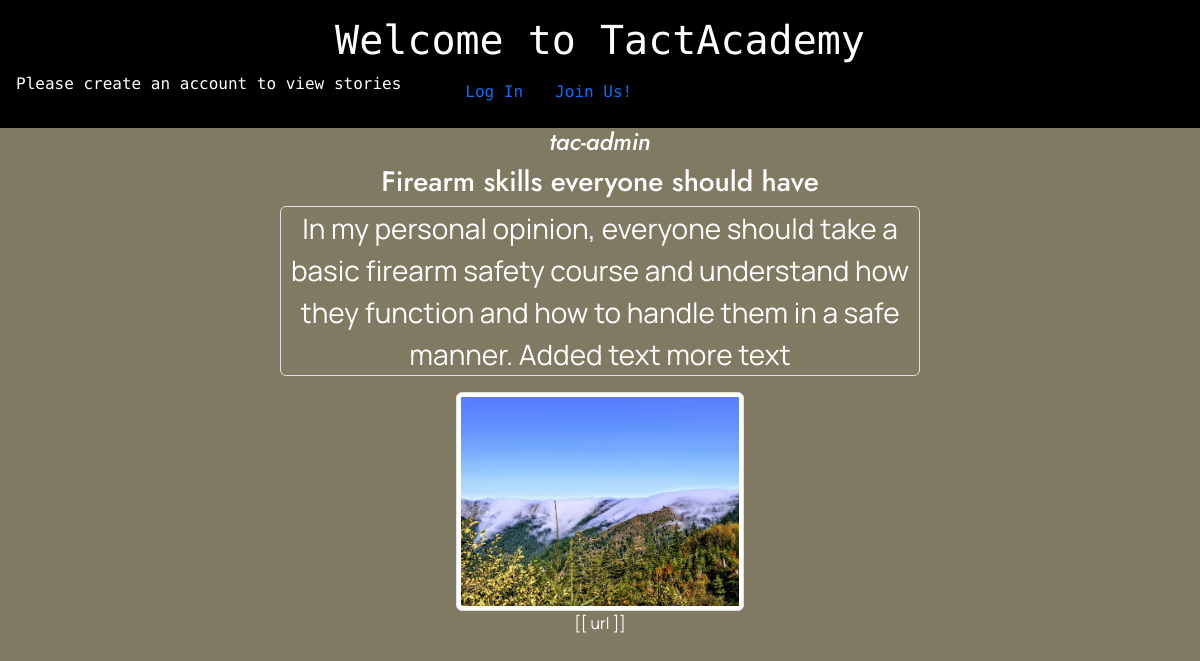
Page /detail/1 on the earlier database version.
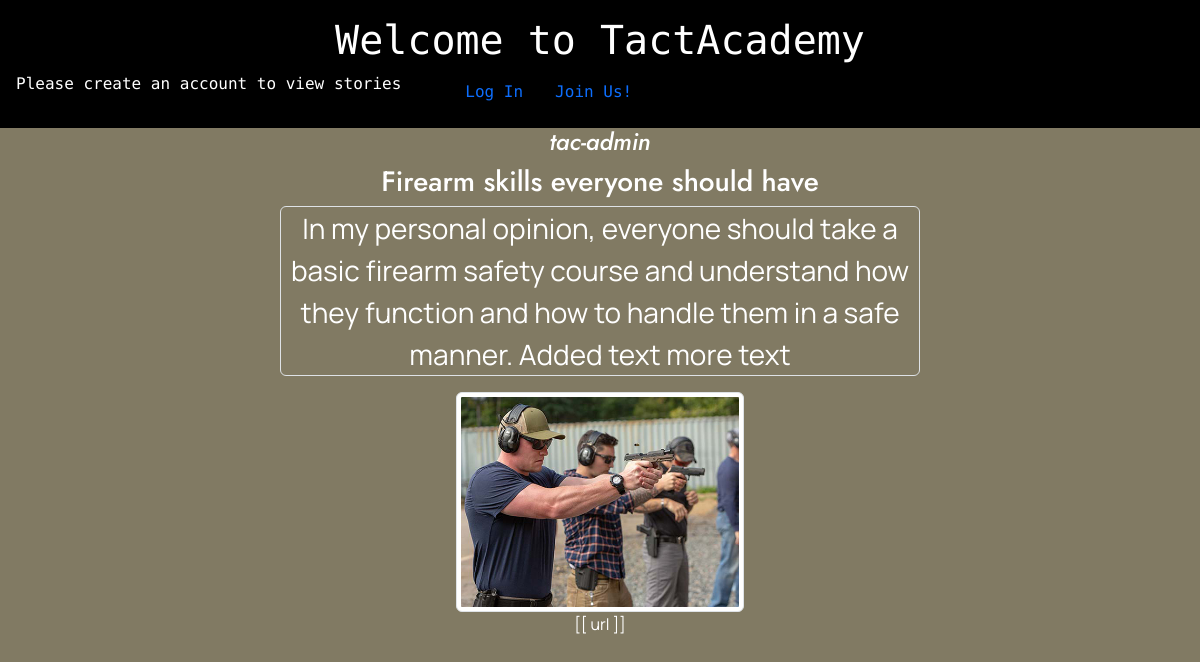
Same page on the later database version.
### posts/models.py (models this page shows, shortened)
class Post(models.Model):
    title = models.CharField(max_length=128)
    story = models.TextField(max_length=400)
    photo = models.ImageField(upload_to="posts_photos/", blank=True, null=True)
    user_account = models.ForeignKey(AppUser, on_delete=models.CASCADE, related_name="posts")
    class Meta:
        ordering = ['-story']

### users/models.py (models this page shows, shortened)
class AppUser(AbstractUser):
    pass

### posts/views.py (the view)
# urls.py: path('detail/<int:pk>', views.PostDetailView.as_view(), name="detail"),
class PostDetailView(DetailView):
    model = Post
    template_name = "detail.html"

### templates/detail.html (shortened to what this page needs)
{% extends 'base.html' %}
{% block content %}
<div class="update-post">
    <h4><em><a href="{% url 'users:profile' post.user_account.username %}">{{ post.user_account.username }}</a></em></h3>
    <h3>{{ post.title }}</h3>
    <p class="border rounded fs-3 mx-auto" style="width: 40rem;">{{ post.story }}</p>
    {% if post.photo %}
        <img src="{{ post.photo.url }}" class="img-thumbnail" alt="NRA instructor logo"/>
    {% endif %}
</div>
{% endblock content %}

Differences in the rows shown:
changed Post "Firearm skills everyone should have": photo: a different picture
